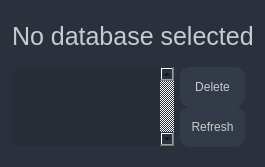
                     <widget class="QFrame" name="frame_table_2">
                      <property name="styleSheet">
                       <string notr="true">background-color: rgb(42,49,61);
border-radius: 20px;</string>
                      </property>
                      <property name="frameShape">
                       <enum>QFrame::StyledPanel</enum>
                      </property>
                      <property name="frameShadow">
                       <enum>QFrame::Raised</enum>
                      </property>
                      <layout class="QVBoxLayout" name="verticalLayout_22">
                       <property name="leftMargin">
                        <number>12</number>
                       </property>
                       <item>
                        <widget class="QLabel" name="label_database_selection">
                         <property name="minimumSize">
                          <size>
                           <width>0</width>
                           <height>50</height>
                          </size>
                         </property>
                         <property name="maximumSize">
                          <size>
                           <width>16777215</width>
                           <height>50</height>
                          </size>
                         </property>
                         <property name="styleSheet">
                          <string notr="true">QLabel {
	color: rgb(201, 202, 204);
	font-size: 25px;
}
</string>
                         </property>
                         <property name="text">
                          <string>No database selected</string>
                         </property>
                        </widget>
                       </item>
                       <item>
                        <widget class="QFrame" name="frame_22">
                         <property name="minimumSize">
                          <size>
                           <width>0</width>
                           <height>0</height>
                          </size>
                         </property>
                         <property name="frameShape">
                          <enum>QFrame::StyledPanel</enum>
                         </property>
                         <property name="frameShadow">
                          <enum>QFrame::Raised</enum>
                         </property>
                         <layout class="QHBoxLayout" name="horizontalLayout_11">
                          <property name="leftMargin">
                           <number>0</number>
                          </property>
                          <property name="topMargin">
                           <number>0</number>
                          </property>
                          <item>
                           <widget class="QTableWidget" name="tableWidget_db_view">
                            <property name="sizePolicy">
                             <sizepolicy hsizetype="Preferred" vsizetype="Preferred">
                              <horstretch>0</horstretch>
                              <verstretch>0</verstretch>
                             </sizepolicy>
                            </property>
                            <property name="maximumSize">
                             <size>
                              <width>16777215</width>
                              <height>16777215</height>
                             </size>
                            </property>
                            <property name="styleSheet">
                             <string notr="true">/* Main widget */
QTableWidget {	
	background-color: rgb(39, 44, 54);
	border-radius: 10px;
 	gridline-color: rgb(201, 202, 204);
	border-bottom: 1px solid rgb(44, 49, 60);
}



/* Items  */
QTableWidget::item{
	border-color: rgb(44, 49, 60);
	padding-left: 2px;
	padding-right: 2px;
	color: #FFFFFF;


}

QTableWidget::item:selected{
	background-color: rgb(85, 170, 255);
}





/* Scroll bars */

QScrollBar:horizontal {
    border: none;
    background: rgb(52, 59, 72);
    height: 14px;
    margin: 0px 21px 0 21px;
	border-radius: 0px;
}

QScrollBar:vertical {
	border: none;
    background: rgb(52, 59, 72);
    width: 14px;
    margin: 21px 0 21px 0;
	border-radius: 0px;
 }





/* Per header */
QHeaderView::section{
	Background-color: rgb(39, 44, 54);
	border-style: none;
	text-align: right;


}

QTableWidget::horizontalHeader {	
	background-color: rgb(255,255,255);
	padding: 10px;
	border-radius: 100px;
	color: #34495E;
	overflow: hidden;
	background-color: #34495E;
	text-align: right;
	text-padding-left: -2px;


}


/* Top thing*/
QHeaderView::section:horizontal
{
	background-color: rgb(255,255,255);
	padding: 4px;
	border-radius: 2px;
	font-size: 15px;
 	color: rgb(201, 202, 204);
	background: #34495E;
	text-padding-left: -2px;}


</string>
                            </property>
                            <property name="frameShape">
                             <enum>QFrame::NoFrame</enum>
                            </property>
                            <property name="frameShadow">
                             <enum>QFrame::Sunken</enum>
                            </property>
                            <property name="verticalScrollBarPolicy">
                             <enum>Qt::ScrollBarAlwaysOn</enum>
                            </property>
                            <property name="sizeAdjustPolicy">
                             <enum>QAbstractScrollArea::AdjustToContents</enum>
                            </property>
                            <property name="editTriggers">
                             <set>QAbstractItemView::NoEditTriggers</set>
                            </property>
                            <property name="selectionMode">
                             <enum>QAbstractItemView::SingleSelection</enum>
                            </property>
                            <property name="selectionBehavior">
                             <enum>QAbstractItemView::SelectRows</enum>
                            </property>
                            <property name="rowCount">
                             <number>0</number>
                            </property>
                            <property name="columnCount">
                             <number>1</number>
                            </property>
                            <attribute name="horizontalHeaderVisible">
                             <bool>false</bool>
                            </attribute>
                            <attribute name="horizontalHeaderCascadingSectionResizes">
                             <bool>true</bool>
                            </attribute>
                            <attribute name="horizontalHeaderDefaultSectionSize">
                             <number>120</number>
                            </attribute>
                            <attribute name="horizontalHeaderStretchLastSection">
                             <bool>true</bool>
                            </attribute>
                            <attribute name="verticalHeaderVisible">
                             <bool>false</bool>
                            </attribute>
                            <attribute name="verticalHeaderHighlightSections">
                             <bool>false</bool>
                            </attribute>
                            <attribute name="verticalHeaderStretchLastSection">
                             <bool>true</bool>
                            </attribute>
                            <column>
                             <property name="text">
                              <string>Test</string>
                             </property>
                            </column>
                           </widget>
                          </item>
                          <item>
                           <widget class="QFrame" name="btn_quick_edit">
                            <property name="minimumSize">
                             <size>
                              <width>65</width>
                              <height>0</height>
                             </size>
                            </property>
                            <property name="maximumSize">
                             <size>
                              <width>40</width>
                              <height>16777215</height>
                             </size>
                            </property>
                            <property name="frameShape">
                             <enum>QFrame::StyledPanel</enum>
                            </property>
                            <property name="frameShadow">
                             <enum>QFrame::Plain</enum>
                            </property>
                            <layout class="QVBoxLayout" name="verticalLayout_29">
                             <property name="spacing">
                              <number>0</number>
                             </property>
                             <property name="leftMargin">
                              <number>0</number>
                             </property>
                             <property name="topMargin">
                              <number>0</number>
                             </property>
                             <property name="rightMargin">
                              <number>0</number>
                             </property>
                             <property name="bottomMargin">
                              <number>0</number>
                             </property>
                             <item>
                              <widget class="QToolButton" name="toolButton_delete">
                               <property name="sizePolicy">
                                <sizepolicy hsizetype="Expanding" vsizetype="Fixed">
                                 <horstretch>0</horstretch>
                                 <verstretch>0</verstretch>
                                </sizepolicy>
                               </property>
                               <property name="minimumSize">
                                <size>
                                 <width>40</width>
                                 <height>40</height>
                                </size>
                               </property>
                               <property name="maximumSize">
                                <size>
                                 <width>16777215</width>
                                 <height>43</height>
                                </size>
                               </property>
                               <property name="styleSheet">
                                <string notr="true">QToolButton{
	background-color: rgb(52, 59, 72);
	border-radius: 10px;
	font-size: 12px;
	color: rgb(201, 202, 204);

}
QToolButton:hover {
	background-color: rgb(57, 65, 80);
	border: 2px solid rgb(61, 70, 86);
}
QToolButton:pressed {	
	background-color: rgb(35, 40, 49);
	border: 2px solid rgb(43, 50, 61);
}</string>
                               </property>
                               <property name="text">
                                <string>Delete</string>
                               </property>
                               <property name="icon">
                                <iconset>
                                 <normalon>:/24x24/icons/24x24/cil-trash.png</normalon>
                                </iconset>
                               </property>
                               <property name="iconSize">
                                <size>
                                 <width>20</width>
                                 <height>20</height>
                                </size>
                               </property>
                               <property name="toolButtonStyle">
                                <enum>Qt::ToolButtonTextUnderIcon</enum>
                               </property>
                              </widget>
                             </item>
                             <item>
                              <widget class="QToolButton" name="toolButton_update">
                               <property name="sizePolicy">
                                <sizepolicy hsizetype="Expanding" vsizetype="Fixed">
                                 <horstretch>0</horstretch>
                                 <verstretch>0</verstretch>
                                </sizepolicy>
                               </property>
                               <property name="minimumSize">
                                <size>
                                 <width>40</width>
                                 <height>40</height>
                                </size>
                               </property>
                               <property name="maximumSize">
                                <size>
                                 <width>16777215</width>
                                 <height>43</height>
                                </size>
                               </property>
                               <property name="styleSheet">
                                <string notr="true">QToolButton{
	background-color: rgb(52, 59, 72);
	border-radius: 10px;
	font-size: 12px;
	color: rgb(201, 202, 204);

}
QToolButton:hover {
	background-color: rgb(57, 65, 80);
	border: 2px solid rgb(61, 70, 86);
}
QToolButton:pressed {	
	background-color: rgb(35, 40, 49);
	border: 2px solid rgb(43, 50, 61);
}</string>
                               </property>
                               <property name="text">
                                <string>Refresh</string>
                               </property>
                               <property name="icon">
                                <iconset>
                                 <normalon>:/24x24/icons/24x24/cil-reload.png</normalon>
                                </iconset>
                               </property>
                               <property name="iconSize">
                                <size>
                                 <width>20</width>
                                 <height>20</height>
                                </size>
                               </property>
                               <property name="toolButtonStyle">
                                <enum>Qt::ToolButtonTextUnderIcon</enum>
                               </property>
                              </widget>
                             </item>
                            </layout>
                           </widget>
                          </item>
                         </layout>
                        </widget>
                       </item>
                      </layout>
                     </widget>
